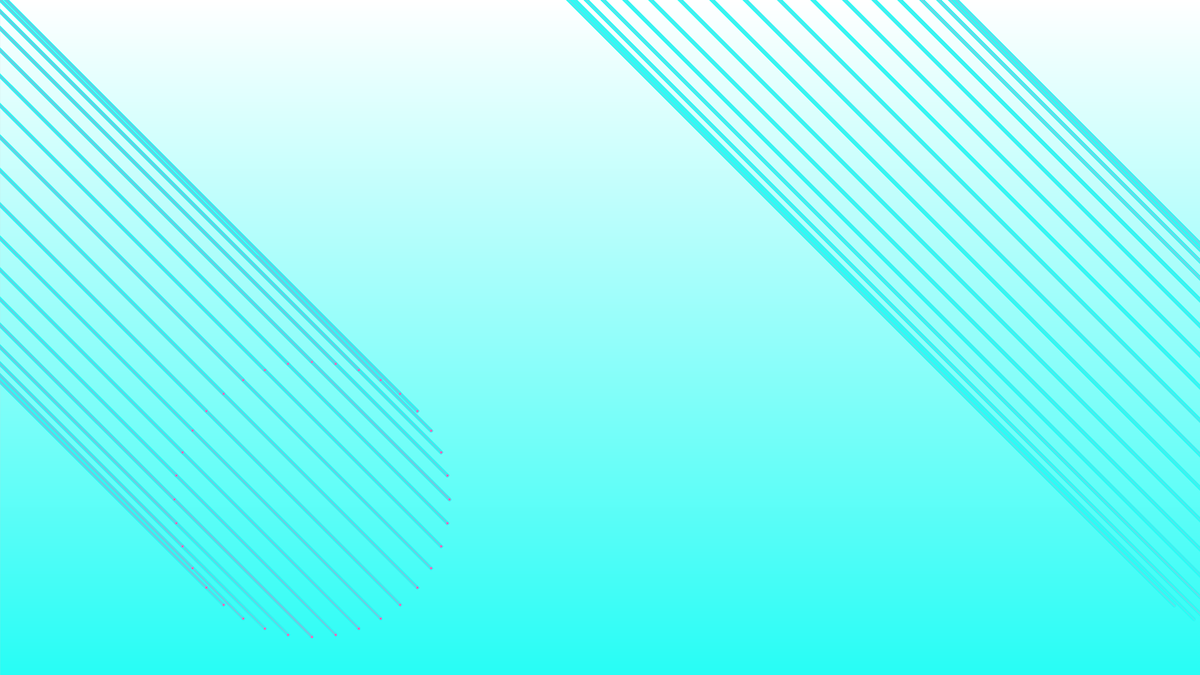
Frame 1 (no input)
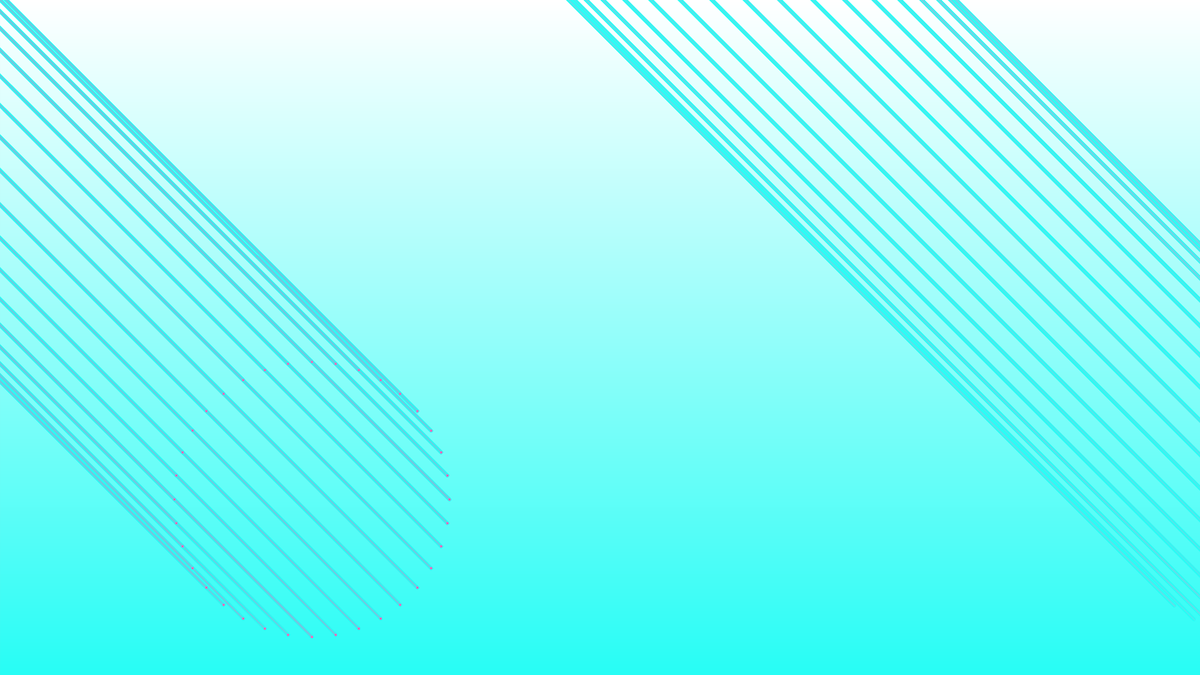
Frame 2 (the mouse pressed at the canvas centre, redrawn once)

The Processing sketch that drew these frames (run headless with seeded random() and noise(); the mouse was pressed at the canvas centre and the sketch redrawn once):

// Processing sketch: ellipsesopen
// ── ellipsesopen.pde
color c1, c2, c3, c4;
void setup() {
  size(1920, 1080);
  smooth();
  c1 = color(255, 255, 255);
  c2 = color(39, 253, 245);
  c3 = color(249, 141, 201);
  c4 = color(247, 101, 184);

  noLoop();
}

void draw() {
  gradient(0, 0, width, height, c1, c2);
  
  fill(c4);
  for (int c= -100; c<600; c++) {
    for (int i= 0; i<36; i++) {

      float a = cos( i*TWO_PI/36   )*220;
      float b = sin( i*TWO_PI/36   )*220;
      ellipse(a+c-100, 200+b+c, 5, 5);
    }
  }
fill(c3);
  for (int c= -200; c<900; c++) {
    for (int i= 0; i<50; i++) {

      float a = cos( i*TWO_PI/36   )*220;
      float b = sin( i*TWO_PI/36   )*220;
      ellipse(width+a-c-100, 600+b-c, 5, 5);
    }
  }
  save("openlines.png");
}

void gradient(int x, int y, float w, float h, color c1, color c2) {

  noFill();

 
    for (int i = y; i <= y+h; i++) {
      float inter = map(i, y, y+h, 0, 1);
      color c = lerpColor(c1, c2, inter);
      stroke(c);
      line(x, i, x+w, i);
    }
    
}
  
  
